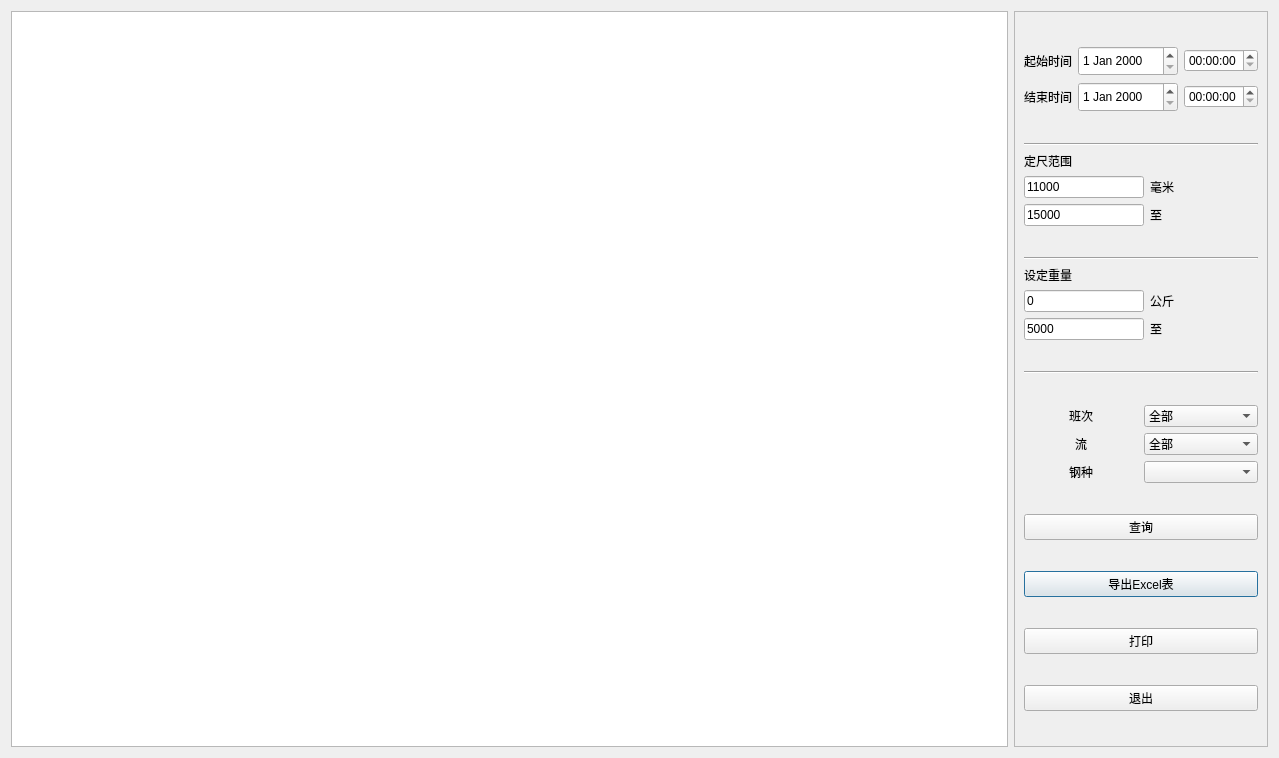
<?xml version="1.0" encoding="UTF-8"?>
<ui version="4.0">
 <class>Dialog</class>
 <widget class="QDialog" name="Dialog">
  <property name="geometry">
   <rect>
    <x>0</x>
    <y>0</y>
    <width>1279</width>
    <height>758</height>
   </rect>
  </property>
  <property name="windowTitle">
   <string>生产数据管理对话框</string>
  </property>
  <layout class="QHBoxLayout" name="horizontalLayout_2">
   <item>
    <layout class="QHBoxLayout" name="horizontalLayout">
     <item>
      <widget class="QTableWidget" name="TaW_ProductionData">
       <property name="sizePolicy">
        <sizepolicy hsizetype="Expanding" vsizetype="Expanding">
         <horstretch>5</horstretch>
         <verstretch>0</verstretch>
        </sizepolicy>
       </property>
      </widget>
     </item>
     <item>
      <widget class="QFrame" name="frame">
       <property name="sizePolicy">
        <sizepolicy hsizetype="Preferred" vsizetype="Preferred">
         <horstretch>1</horstretch>
         <verstretch>0</verstretch>
        </sizepolicy>
       </property>
       <property name="frameShape">
        <enum>QFrame::StyledPanel</enum>
       </property>
       <property name="frameShadow">
        <enum>QFrame::Raised</enum>
       </property>
       <layout class="QGridLayout" name="gridLayout_5">
        <item row="3" column="0">
         <widget class="Line" name="line_3">
          <property name="orientation">
           <enum>Qt::Horizontal</enum>
          </property>
         </widget>
        </item>
        <item row="1" column="0">
         <layout class="QGridLayout" name="gridLayout_2">
          <item row="4" column="1">
           <widget class="QLabel" name="label_18">
            <property name="text">
             <string>至</string>
            </property>
           </widget>
          </item>
          <item row="3" column="1">
           <widget class="QLabel" name="label">
            <property name="text">
             <string>毫米</string>
            </property>
           </widget>
          </item>
          <item row="4" column="0">
           <widget class="QLineEdit" name="Lne_LengRangeTo">
            <property name="sizePolicy">
             <sizepolicy hsizetype="Expanding" vsizetype="Maximum">
              <horstretch>0</horstretch>
              <verstretch>0</verstretch>
             </sizepolicy>
            </property>
            <property name="maximumSize">
             <size>
              <width>120</width>
              <height>16777215</height>
             </size>
            </property>
            <property name="text">
             <string>15000</string>
            </property>
           </widget>
          </item>
          <item row="1" column="0">
           <widget class="QLabel" name="label_13">
            <property name="sizePolicy">
             <sizepolicy hsizetype="Preferred" vsizetype="Fixed">
              <horstretch>0</horstretch>
              <verstretch>0</verstretch>
             </sizepolicy>
            </property>
            <property name="minimumSize">
             <size>
              <width>30</width>
              <height>1</height>
             </size>
            </property>
            <property name="text">
             <string>定尺范围</string>
            </property>
            <property name="buddy">
             <cstring>Lne_LengRangeFrom</cstring>
            </property>
           </widget>
          </item>
          <item row="3" column="0">
           <widget class="QLineEdit" name="Lne_LengRangeFrom">
            <property name="sizePolicy">
             <sizepolicy hsizetype="Expanding" vsizetype="Maximum">
              <horstretch>0</horstretch>
              <verstretch>0</verstretch>
             </sizepolicy>
            </property>
            <property name="maximumSize">
             <size>
              <width>120</width>
              <height>16777215</height>
             </size>
            </property>
            <property name="text">
             <string>11000</string>
            </property>
           </widget>
          </item>
          <item row="0" column="0" colspan="2">
           <widget class="Line" name="line">
            <property name="orientation">
             <enum>Qt::Horizontal</enum>
            </property>
           </widget>
          </item>
         </layout>
        </item>
        <item row="0" column="0">
         <layout class="QGridLayout" name="gridLayout">
          <item row="0" column="0">
           <widget class="QLabel" name="label_16">
            <property name="text">
             <string>起始时间</string>
            </property>
            <property name="alignment">
             <set>Qt::AlignCenter</set>
            </property>
           </widget>
          </item>
          <item row="0" column="1">
           <widget class="QDateEdit" name="Det_DateRangeFrom">
            <property name="sizePolicy">
             <sizepolicy hsizetype="Minimum" vsizetype="Minimum">
              <horstretch>0</horstretch>
              <verstretch>0</verstretch>
             </sizepolicy>
            </property>
            <property name="minimumSize">
             <size>
              <width>100</width>
              <height>30</height>
             </size>
            </property>
           </widget>
          </item>
          <item row="1" column="0">
           <widget class="QLabel" name="label_17">
            <property name="text">
             <string>结束时间</string>
            </property>
            <property name="alignment">
             <set>Qt::AlignCenter</set>
            </property>
           </widget>
          </item>
          <item row="1" column="2">
           <widget class="QTimeEdit" name="Tet_TimeRangeTo"/>
          </item>
          <item row="1" column="1">
           <widget class="QDateEdit" name="Det_DateRangeTo">
            <property name="sizePolicy">
             <sizepolicy hsizetype="Minimum" vsizetype="Fixed">
              <horstretch>0</horstretch>
              <verstretch>0</verstretch>
             </sizepolicy>
            </property>
            <property name="minimumSize">
             <size>
              <width>80</width>
              <height>30</height>
             </size>
            </property>
           </widget>
          </item>
          <item row="0" column="2">
           <widget class="QTimeEdit" name="Tet_TimeRangeFrom"/>
          </item>
         </layout>
        </item>
        <item row="2" column="0">
         <layout class="QGridLayout" name="gridLayout_4">
          <item row="0" column="0" colspan="2">
           <widget class="Line" name="line_2">
            <property name="orientation">
             <enum>Qt::Horizontal</enum>
            </property>
           </widget>
          </item>
          <item row="3" column="1">
           <widget class="QLabel" name="label_19">
            <property name="text">
             <string>公斤</string>
            </property>
           </widget>
          </item>
          <item row="3" column="0">
           <widget class="QLineEdit" name="Lne_SetWeightFrom">
            <property name="sizePolicy">
             <sizepolicy hsizetype="Expanding" vsizetype="Maximum">
              <horstretch>0</horstretch>
              <verstretch>0</verstretch>
             </sizepolicy>
            </property>
            <property name="maximumSize">
             <size>
              <width>120</width>
              <height>16777215</height>
             </size>
            </property>
            <property name="layoutDirection">
             <enum>Qt::LeftToRight</enum>
            </property>
            <property name="text">
             <string>0</string>
            </property>
           </widget>
          </item>
          <item row="4" column="1">
           <widget class="QLabel" name="label_4">
            <property name="text">
             <string>至</string>
            </property>
           </widget>
          </item>
          <item row="4" column="0">
           <widget class="QLineEdit" name="Lne_SetWeightTo">
            <property name="sizePolicy">
             <sizepolicy hsizetype="Expanding" vsizetype="Maximum">
              <horstretch>0</horstretch>
              <verstretch>0</verstretch>
             </sizepolicy>
            </property>
            <property name="maximumSize">
             <size>
              <width>120</width>
              <height>16777215</height>
             </size>
            </property>
            <property name="text">
             <string>5000</string>
            </property>
           </widget>
          </item>
          <item row="2" column="0">
           <widget class="QLabel" name="label_10">
            <property name="sizePolicy">
             <sizepolicy hsizetype="Preferred" vsizetype="Fixed">
              <horstretch>0</horstretch>
              <verstretch>0</verstretch>
             </sizepolicy>
            </property>
            <property name="text">
             <string>设定重量</string>
            </property>
            <property name="buddy">
             <cstring>Lne_SetWeightFrom</cstring>
            </property>
           </widget>
          </item>
         </layout>
        </item>
        <item row="7" column="0">
         <widget class="QPushButton" name="Btn_excelExport">
          <property name="text">
           <string>导出Excel表</string>
          </property>
         </widget>
        </item>
        <item row="4" column="0">
         <layout class="QGridLayout" name="gridLayout_3">
          <item row="0" column="0">
           <widget class="QLabel" name="label_7">
            <property name="text">
             <string>班次</string>
            </property>
            <property name="alignment">
             <set>Qt::AlignCenter</set>
            </property>
           </widget>
          </item>
          <item row="0" column="1">
           <widget class="QComboBox" name="cb_selectTeam">
            <item>
             <property name="text">
              <string>全部</string>
             </property>
            </item>
            <item>
             <property name="text">
              <string>甲班</string>
             </property>
            </item>
            <item>
             <property name="text">
              <string>乙班</string>
             </property>
            </item>
            <item>
             <property name="text">
              <string>丙班</string>
             </property>
            </item>
            <item>
             <property name="text">
              <string>丁班</string>
             </property>
            </item>
           </widget>
          </item>
          <item row="1" column="1">
           <widget class="QComboBox" name="cb_selectFlow">
            <item>
             <property name="text">
              <string>全部</string>
             </property>
            </item>
            <item>
             <property name="text">
              <string>1</string>
             </property>
            </item>
            <item>
             <property name="text">
              <string>2</string>
             </property>
            </item>
            <item>
             <property name="text">
              <string>3</string>
             </property>
            </item>
            <item>
             <property name="text">
              <string>4</string>
             </property>
            </item>
           </widget>
          </item>
          <item row="1" column="0">
           <widget class="QLabel" name="label_20">
            <property name="text">
             <string>流</string>
            </property>
            <property name="alignment">
             <set>Qt::AlignCenter</set>
            </property>
           </widget>
          </item>
          <item row="2" column="0">
           <widget class="QLabel" name="label_21">
            <property name="text">
             <string>钢种</string>
            </property>
            <property name="alignment">
             <set>Qt::AlignCenter</set>
            </property>
           </widget>
          </item>
          <item row="2" column="1">
           <widget class="QComboBox" name="cb_selectSteelType"/>
          </item>
         </layout>
        </item>
        <item row="9" column="0">
         <widget class="QPushButton" name="pushButton_4">
          <property name="text">
           <string>退出</string>
          </property>
         </widget>
        </item>
        <item row="6" column="0">
         <widget class="QPushButton" name="Btn_Query">
          <property name="sizePolicy">
           <sizepolicy hsizetype="Minimum" vsizetype="Fixed">
            <horstretch>0</horstretch>
            <verstretch>0</verstretch>
           </sizepolicy>
          </property>
          <property name="text">
           <string>查询</string>
          </property>
         </widget>
        </item>
        <item row="8" column="0">
         <widget class="QPushButton" name="Btn_PrintSupport">
          <property name="text">
           <string>打印</string>
          </property>
         </widget>
        </item>
       </layout>
      </widget>
     </item>
    </layout>
   </item>
  </layout>
 </widget>
 <tabstops>
  <tabstop>Tet_TimeRangeFrom</tabstop>
  <tabstop>TaW_ProductionData</tabstop>
  <tabstop>Lne_SetWeightFrom</tabstop>
  <tabstop>Lne_LengRangeFrom</tabstop>
  <tabstop>Lne_LengRangeTo</tabstop>
  <tabstop>Det_DateRangeFrom</tabstop>
  <tabstop>Det_DateRangeTo</tabstop>
  <tabstop>Tet_TimeRangeTo</tabstop>
  <tabstop>Btn_excelExport</tabstop>
  <tabstop>Btn_PrintSupport</tabstop>
  <tabstop>pushButton_4</tabstop>
  <tabstop>cb_selectTeam</tabstop>
 </tabstops>
 <resources/>
 <connections/>
</ui>
